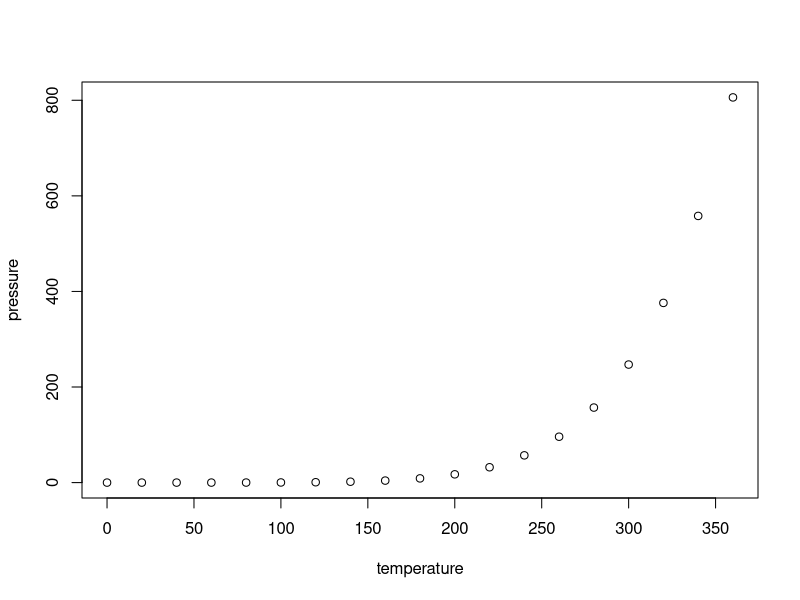
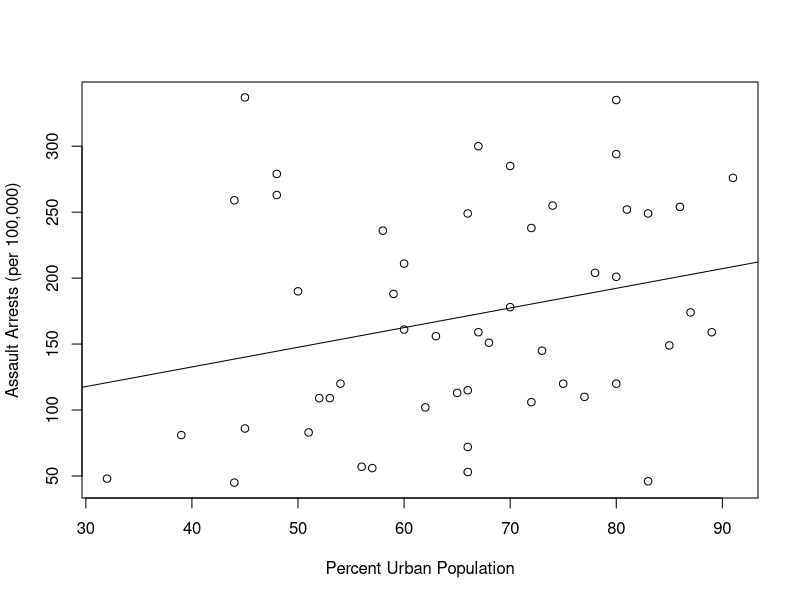

Write the R code that produced these figures, in order.
## ---- chunk 1
knitr::opts_chunk$set(echo = TRUE)
## ---- chunk 2
summary(cars)
## ---- chunk 3
plot(pressure)
## ---- chunk 4
#Create regression between Urban Population and assaumt arrests (per 100,000)
Regression<-lm(Assault ~ UrbanPop, USArrests) 

#plot the regression line on top of a scatter plot 
with(USArrests, plot(UrbanPop,Assault,xlab = "Percent Urban Population", ylab = "Assault Arrests (per 100,000)" )) 
abline(Regression)
